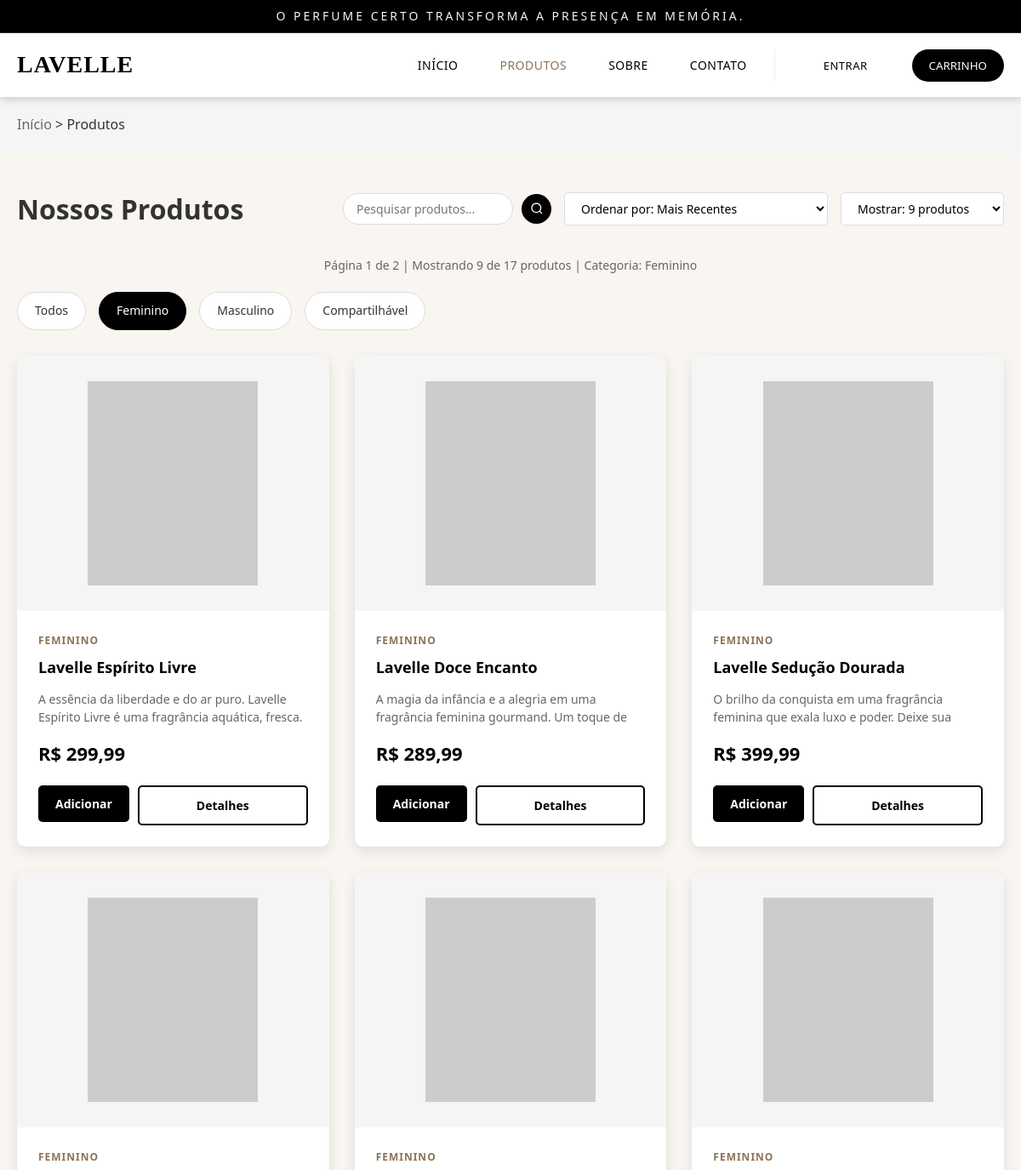
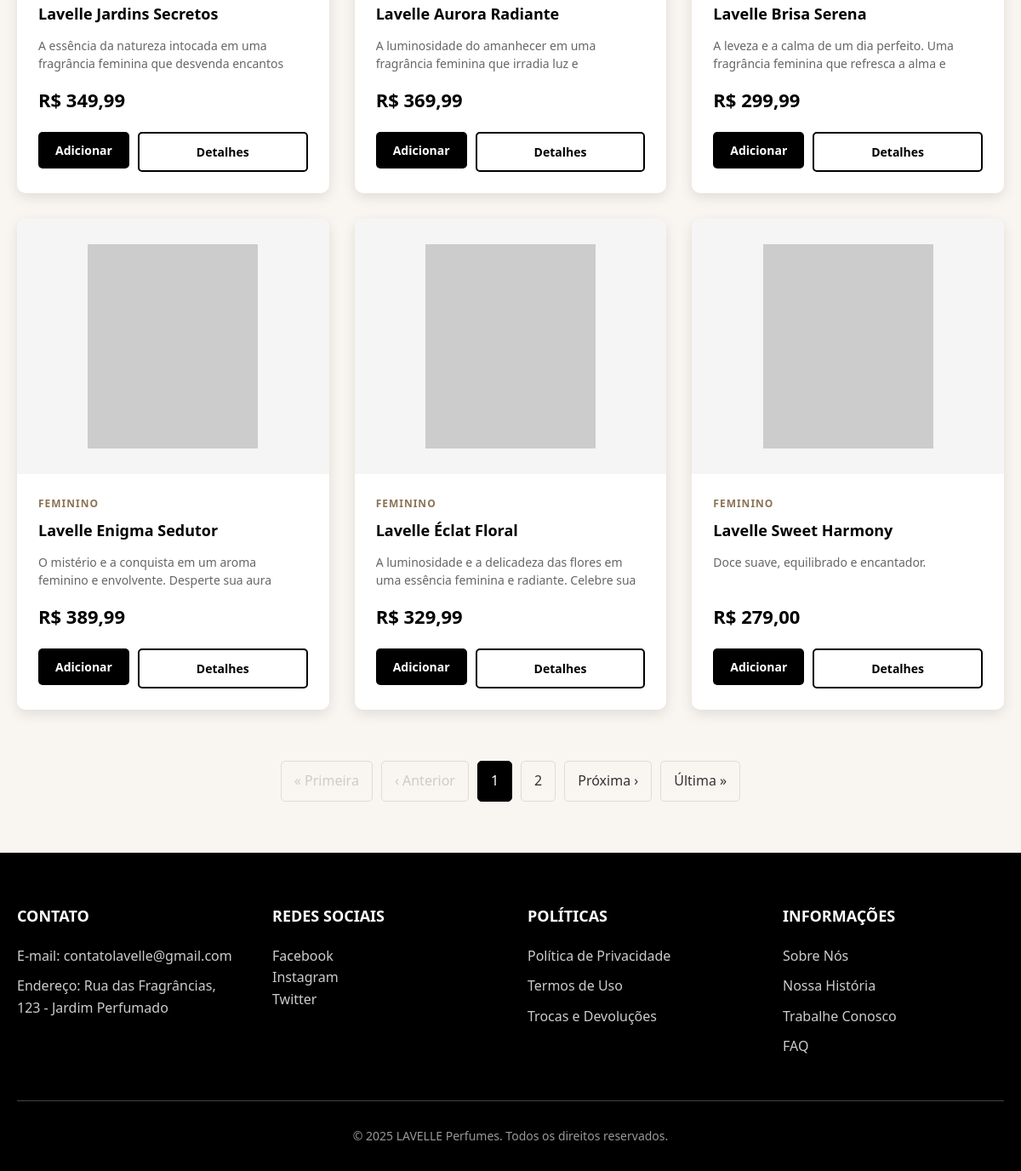
/paginaprodutos.php?categoria=Feminino, run on the app's committed database (2 pictures, top to bottom).
### tables this page shows
CREATE TABLE `produtos` (
  `id` int(11) NOT NULL,
  `nome` varchar(255) NOT NULL,
  `descricao` text DEFAULT NULL,
  `descricao_breve` varchar(255) DEFAULT NULL,
  `descricao_longa` text DEFAULT NULL,
  `preco` decimal(10,2) NOT NULL,
  `imagem` varchar(500) DEFAULT NULL,
  `created_at` timestamp NOT NULL DEFAULT current_timestamp(),
  `updated_at` timestamp NOT NULL DEFAULT current_timestamp() ON UPDATE current_timestamp(),
  `categoria` varchar(50) DEFAULT 'Compartilhável',
  `notas_saida` varchar(255) DEFAULT NULL,
  `notas_coracao` varchar(255) DEFAULT NULL,
  `notas_fundo` varchar(255) DEFAULT NULL
);

### paginaprodutos.php (the view, shortened to what this page needs)
<?php
$categoria_filtro = isset($_GET['categoria']) ? $_GET['categoria'] : 'Todos';
$ordenar_por = isset($_GET['ordenar']) ? $_GET['ordenar'] : 'recent';
$produtos_por_pagina = isset($_GET['mostrar']) ? (int)$_GET['mostrar'] : 9;
$produtos = [];
try {
    $database = new PDO("mysql:host=localhost;dbname=lavelle_perfumes", "root", "");
    $database->setAttribute(PDO::ATTR_ERRMODE, PDO::ERRMODE_EXCEPTION);
    $where_conditions = [];
    $params = [];
    if ($categoria_filtro != 'Todos') {
        $where_conditions[] = "categoria = :categoria";
        $params[':categoria'] = $categoria_filtro;
    }
    $query = "SELECT id, nome, descricao_breve, descricao_longa, preco, imagem, categoria, notas_saida, notas_coracao, notas_fundo, created_at FROM produtos";
    if (!empty($where_conditions)) {
        $query .= " WHERE " . implode(" AND ", $where_conditions);
    }
    switch($ordenar_por) {
        case 'recent':
        default:
            $query .= " ORDER BY created_at DESC";
            break;
    }
    $stmt = $database->prepare($query);
    foreach ($params as $key => $value) {
        $stmt->bindValue($key, $value);
    }
    $stmt->execute();
    $produtos_db = $stmt->fetchAll(PDO::FETCH_ASSOC);
    foreach($produtos_db as $produto_db) {
        $notas = [];
        if (!empty($produto_db['notas_saida'])) {
            $notas[] = "Notas de Saída: " . $produto_db['notas_saida'];
        }
        if (!empty($produto_db['notas_coracao'])) {
            $notas[] = "Notas de Coração: " . $produto_db['notas_coracao'];
        }
        if (!empty($produto_db['notas_fundo'])) {
            $notas[] = "Notas de Fundo: " . $produto_db['notas_fundo'];
        }
        if (empty($notas)) {
            $notas = [
                "Notas de Saída: Bergamota, Laranja",
                "Notas de Coração: Jasmim, Rosa, Íris",
                "Notas de Fundo: Baunilha, Âmbar, Musk"
            ];
        }
        $produtos[] = [
            "id" => $produto_db['id'],
            "nome" => $produto_db['nome'],
            "categoria" => $produto_db['categoria'] ?? 'Compartilhável',
            "preco" => floatval($produto_db['preco']),
            "preco_formatado" => "R$ " . number_format($produto_db['preco'], 2, ',', '.'),
            "descricao" => $produto_db['descricao_breve'] ?? $produto_db['descricao_longa'] ?? 'Descrição não disponível',
            "descricao_longa" => $produto_db['descricao_longa'] ?? $produto_db['descricao_breve'] ?? 'Descrição detalhada não disponível',
            "notas" => $notas,
            "notas_saida" => $produto_db['notas_saida'] ?? '',
            "notas_coracao" => $produto_db['notas_coracao'] ?? '',
            "notas_fundo" => $produto_db['notas_fundo'] ?? '',
            "badge" => "",
            "badge_class" => "",
            "imagem" => $produto_db['imagem'],
            "created_at" => $produto_db['created_at']
        ];
    }
} catch(PDOException $e) {
    $produtos = [
        [
            "id" => 1,
            "nome" => "Lavelle Aureum",
            "categoria" => "Feminino",
            "preco" => 299.90,
            "preco_formatado" => "R$ 299,90",
            "descricao" => "Fragrância floral intensa com notas de jasmim e baunilha. Perfeita para ocasiões especiais.",
            "descricao_longa" => "A fragrância Lavelle Aureum é uma fragrância sofisticada que combina notas florais intensas com um toque sensual de baunilha. Desenvolvida para mulheres que buscam elegância e sofisticação, esta fragrância possui excelente fixação e projeção moderada, ideal para uso noturno e ocasiões especiais. Com uma duração de até 8 horas na pele, é a escolha perfeita para eventos formais e encontros românticos.",
            "notas" => [
                "Notas de Saída: Bergamota, Laranja",
                "Notas de Coração: Jasmim, Rosa, Íris",
                "Notas de Fundo: Baunilha, Âmbar, Musk"
            ],
            "notas_saida" => "Bergamota, Laranja",
            "notas_coracao" => "Jasmim, Rosa, Íris",
            "notas_fundo" => "Baunilha, Âmbar, Musk",
            "badge" => "Novo",
            "badge_class" => "new",
            "imagem" => "lavelleaureum.jpg",
            "created_at" => date('Y-m-d H:i:s')
        ],
        [
            "id" => 2,
            "nome" => "Lavelle Intense Noir",
            "categoria" => "Masculino",
            "preco" => 349.90,
            "preco_formatado" => "R$ 349,90",
            "descricao" => "Perfume amadeirado com notas de sândalo e âmbar para o homem moderno.",
            "descricao_longa" => "Intense Noir é uma fragrância masculina que transmite confiança e sofisticação. Com notas amadeiradas e especiarias, é perfeita para o homem contemporâneo que valoriza qualidade e personalidade. Desenvolvido com ingredientes selecionados, oferece duração excepcional e um aroma marcante que evolui ao longo do dia.",
            "notas" => [
                "Notas de Saída: Cardamomo, Pimenta Preta",
                "Notas de Coração: Cedro, Sândalo",
                "Notas de Fundo: Âmbar, Couro, Musk"
            ],
            "notas_saida" => "Cardamomo, Pimenta Preta",
            "notas_coracao" => "Cedro, Sândalo",
            "notas_fundo" => "Âmbar, Couro, Musk",
            "badge" => "",
            "badge_class" => "",
            "imagem" => "intense.png",
            "created_at" => date('Y-m-d H:i:s', strtotime('-1 day'))
        ],
        [
            "id" => 3,
            "nome" => "Lavelle Rose Sublime",
            "categoria" => "Feminino",
            "preco" => 279.90,
            "preco_formatado" => "R$ 279,90",
            "descricao" => "Fragrância cítrica e fresca para o dia a dia, com notas vibrantes e energizantes.",
            "descricao_longa" => "Lavelle Rose Sublime é a escolha perfeita para o dia a dia. Suas notas cítricas e frescas proporcionam uma sensação de limpeza e energia, ideal para mulheres ativas e modernas. Com uma combinação equilibrada de frutas cítricas e florais suaves, esta fragrância é versátil e adequada para qualquer ocasião.",
            "notas" => [
                "Notas de Saída: Limão Siciliano, Bergamota",
                "Notas de Coração: Neroli, Lírio do Vale",
                "Notas de Fundo: Musk Branco, Almíscar"
            ],
            "notas_saida" => "Limão Siciliano, Bergamota",
            "notas_coracao" => "Neroli, Lírio do Vale",
            "notas_fundo" => "Musk Branco, Almíscar",
            "badge" => "Mais Vendido",
            "badge_class" => "bestseller",
            "imagem" => "Lavelle Rose Sublime.jpg",
            "created_at" => date('Y-m-d H:i:s', strtotime('-2 days'))
        ]
    ];
}
$categorias = [
    "Todos",
    "Feminino",
    "Masculino",
    "Compartilhável",
];
$total_produtos = count($produtos);
$total_paginas = ceil($total_produtos / $produtos_por_pagina);
$pagina_atual = isset($_GET['pagina']) ? (int)$_GET['pagina'] : 1;
$inicio = ($pagina_atual - 1) * $produtos_por_pagina;
$produtos_pagina = array_slice($produtos, $inicio, $produtos_por_pagina);
function getProdutoImagem($produto) {
    return "https://via.placeholder.com/250x300/f5f5f5/333?text=" . urlencode($produto['nome']);
}
function buildUrl($params = []) {
    $current_params = $_GET;
    foreach ($params as $key => $value) {
        $current_params[$key] = $value;
    }
    return $_SERVER['PHP_SELF'] . '?' . http_build_query($current_params);
}
?>
<!DOCTYPE html>
<html lang="pt-BR">
<head>
</head>
<body>
     <div class="header-banner">
        <h1>O perfume certo transforma a presença em memória.</h1>
    </div>
    <header>
      <?php include 'header3.php'; ?>
    </header>
    <div class="breadcrumb">
        <div class="container">
            <a href="index.php">Início</a> > <span>Produtos</span>
        </div>
    </div>
    <div class="container">
        <div class="products-header">
            <h1>Nossos Produtos</h1>
            <div class="filters">
                <div class="search-bar">
                    <form method="GET" action="" style="display: flex; gap: 10px; align-items: center;">
                        <input type="text" name="pesquisa" placeholder="Pesquisar produtos..."
                               value="<?php echo isset($_GET['pesquisa']) ? htmlspecialchars($_GET['pesquisa']) : ''; ?>"
                               class="search-input">
                        <button type="submit" class="search-btn">
                            <svg width="16" height="16" viewBox="0 0 24 24" fill="none" stroke="currentColor" stroke-width="2">
                                <circle cx="11" cy="11" r="8"></circle>
                                <path d="m21 21-4.3-4.3"></path>
                            </svg>
                        </button>
                    </form>
                </div>
                <form method="GET" action="" id="sort-form" style="display: inline;">
                    <select class="filter-select" name="ordenar" onchange="this.form.submit()">
                        <option value="recent" <?php echo $ordenar_por == 'recent' ? 'selected' : ''; ?>>Ordenar por: Mais Recentes</option>
                    </select>
                </form>
                <form method="GET" action="" id="show-form" style="display: inline;">
                    <select class="filter-select" name="mostrar" onchange="this.form.submit()">
                        <option value="9" <?php echo $produtos_por_pagina == 9 ? 'selected' : ''; ?>>Mostrar: 9 produtos</option>
                    </select>
                </form>
            </div>
        </div>
        <div class="page-info">
            Página <?php echo $pagina_atual; ?> de <?php echo $total_paginas; ?>
            | Mostrando <?php echo count($produtos_pagina); ?> de <?php echo $total_produtos; ?> produtos
            <?php if ($categoria_filtro != 'Todos'): ?>
                | Categoria: <?php echo $categoria_filtro; ?>
            <?php endif; ?>
        </div>
        <div class="categories">
            <?php foreach($categorias as $categoria): ?>
                <a href="<?php echo buildUrl(['categoria' => $categoria, 'pagina' => 1]); ?>"
                   class="category-btn <?php echo $categoria == $categoria_filtro ? 'active' : ''; ?>"
                   data-category="<?php echo $categoria; ?>">
                    <?php echo $categoria; ?>
                </a>
            <?php endforeach; ?>
        </div>
        <div class="products-grid" id="products-container">
            <?php if (count($produtos_pagina) > 0): ?>
                <?php foreach($produtos_pagina as $produto): ?>
                <div class="product-card" data-category="<?php echo $produto['categoria']; ?>" data-price="<?php echo $produto['preco']; ?>">
                    <div class="product-img">
                        <img src="<?php echo getProdutoImagem($produto); ?>" alt="<?php echo $produto['nome']; ?>">
                    </div>
                    <div class="product-info">
                        <div class="product-category"><?php echo $produto['categoria']; ?></div>
                        <h3 class="product-name"><?php echo $produto['nome']; ?></h3>
                        <p class="product-description"><?php echo $produto['descricao']; ?></p>
                        <div class="product-price"><?php echo $produto['preco_formatado']; ?></div>
                        <div class="product-actions">
                            <form method="POST" style="display: inline; margin: 0;">
                                <button type="submit" name="adicionar_carrinho" class="btn">
                                    Adicionar
                                </button>
                                </form>
                            <button class="btn btn-outline" onclick="openProductModal(<?php echo $produto['id']; ?>)">Detalhes</button>
                        </div>
                    </div>
                </div>
                <?php endforeach; ?>
            <?php endif; ?>
        </div>
        <?php if ($total_paginas > 1): ?>
        <div class="pagination">
            <?php if ($pagina_atual > 1): ?>
                <a href="<?php echo buildUrl(['pagina' => 1]); ?>">&laquo; Primeira</a>
                <a href="<?php echo buildUrl(['pagina' => $pagina_atual - 1]); ?>">&lsaquo; Anterior</a>
            <?php else: ?>
                <span class="disabled">&laquo; Primeira</span>
                <span class="disabled">&lsaquo; Anterior</span>
            <?php endif; ?>
            <?php
            $inicio_paginas = max(1, $pagina_atual - 2);
            $fim_paginas = min($total_paginas, $pagina_atual + 2);
            for ($i = $inicio_paginas; $i <= $fim_paginas; $i++):
                if ($i == $pagina_atual): ?>
                    <span class="current"><?php echo $i; ?></span>
                <?php else: ?>
                    <a href="<?php echo buildUrl(['pagina' => $i]); ?>"><?php echo $i; ?></a>
                <?php endif;
            endfor; ?>
            <?php if ($pagina_atual < $total_paginas): ?>
                <a href="<?php echo buildUrl(['pagina' => $pagina_atual + 1]); ?>">Próxima &rsaquo;</a>
                <a href="<?php echo buildUrl(['pagina' => $total_paginas]); ?>">Última &raquo;</a>
            <?php else: ?>
                <span class="disabled">Próxima &rsaquo;</span>
                <span class="disabled">Última &raquo;</span>
            <?php endif; ?>
        </div>
        <?php endif; ?>
    </div>
    <footer>
     <?php include 'footer.php'; ?>
</body>
</html>

### data on the page
produtos: categoria "FEMININO", nome "Lavelle Espírito Livre", descricao_breve "A essência da liberdade e do ar puro. Lavelle Espírito Livre é uma fragrância aquática, fresca.", preco_formatado "R$ 299,99"
produtos: categoria "FEMININO", nome "Lavelle Doce Encanto", descricao_breve "A magia da infância e a alegria em uma fragrância feminina gourmand. Um toque de…", preco_formatado "R$ 289,99"
produtos: categoria "FEMININO", nome "Lavelle Sedução Dourada", descricao_breve "O brilho da conquista em uma fragrância feminina que exala luxo e poder. Deixe sua…", preco_formatado "R$ 399,99"
produtos: categoria "FEMININO", nome "Lavelle Jardins Secretos", descricao_breve "A essência da natureza intocada em uma fragrância feminina que desvenda encantos…", preco_formatado "R$ 349,99"
produtos: categoria "FEMININO", nome "Lavelle Aurora Radiante", descricao_breve "A luminosidade do amanhecer em uma fragrância feminina que irradia luz e…", preco_formatado "R$ 369,99"
produtos: categoria "FEMININO", nome "Lavelle Brisa Serena", descricao_breve "A leveza e a calma de um dia perfeito. Uma fragrância feminina que refresca a alma e…", preco_formatado "R$ 299,99"
produtos: categoria "FEMININO", nome "Lavelle Enigma Sedutor", descricao_breve "O mistério e a conquista em um aroma feminino e envolvente. Desperte sua aura…", preco_formatado "R$ 389,99"
produtos: categoria "FEMININO", nome "Lavelle Éclat Floral", descricao_breve "A luminosidade e a delicadeza das flores em uma essência feminina e radiante. Celebre sua…", preco_formatado "R$ 329,99"
produtos: categoria "FEMININO", nome "Lavelle Sweet Harmony", descricao_breve "Doce suave, equilibrado e encantador.", preco_formatado "R$ 279,00"

### other printed values
$empresa "LAVELLE"
$pagina_atual "1"
$total_paginas "2"
count($produtos_pagina) "9"
$total_produtos "17"
$categoria_filtro "Feminino"
$categoria "Todos"
$categoria "Feminino"
$categoria "Masculino"
$categoria "Compartilhável"
